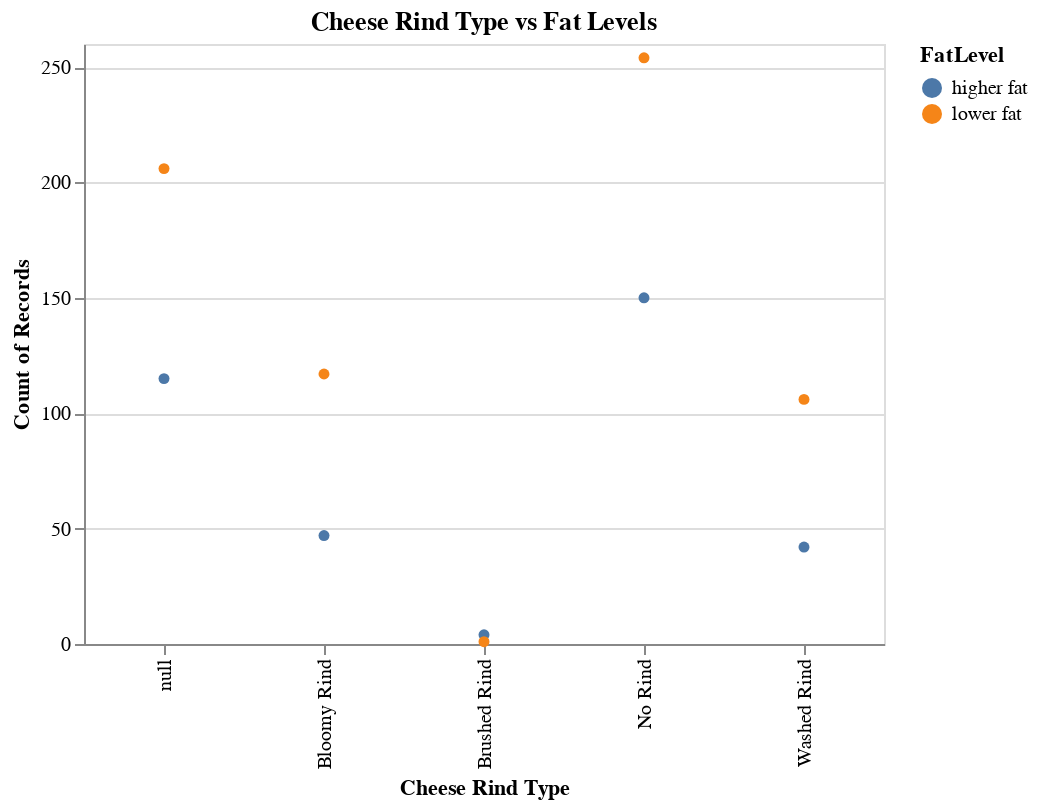

Notebook code for this chart:
### Code cell
# Creating EDA to understand the data 
# Visualizing "RindTypeEn" vs target variable column "FatLevel" using Altair
RT_vs_Fat_plot = alt.Chart(cheese_df_new).mark_circle().encode(
    x=alt.X('RindTypeEn:N', title='Cheese Rind Type'),
    y=alt.Y('count()', title='Count of Records'),
    color='FatLevel:N'
).properties(
    title='Cheese Rind Type vs Fat Levels',
    width=400
)

RT_vs_Fat_plot

### Figure 1 — Vega-Lite specification as saved in the notebook (floating-point values rounded to 4 significant figures; data arrays with more than 128 entries replaced by an {"elided": "..."} marker saying what was removed)
{"config": {"view": {"continuousWidth": 400, "continuousHeight": 300}}, "data": {"name": "data-a1c7e1736ca296ec884af049d605e149"}, "mark": "circle", "encoding": {"color": {"type": "nominal", "field": "FatLevel"}, "x": {"type": "nominal", "field": "RindTypeEn", "title": "Cheese Rind Type"}, "y": {"type": "quantitative", "aggregate": "count", "title": "Count of Records"}}, "title": "Cheese Rind Type vs Fat Levels", "width": 400, "$schema": "https://vega.github.io/schema/vega-lite/v4.8.1.json", "datasets": {"data-a1c7e1736ca296ec884af049d605e149": {"elided": "1042 records"}}}
